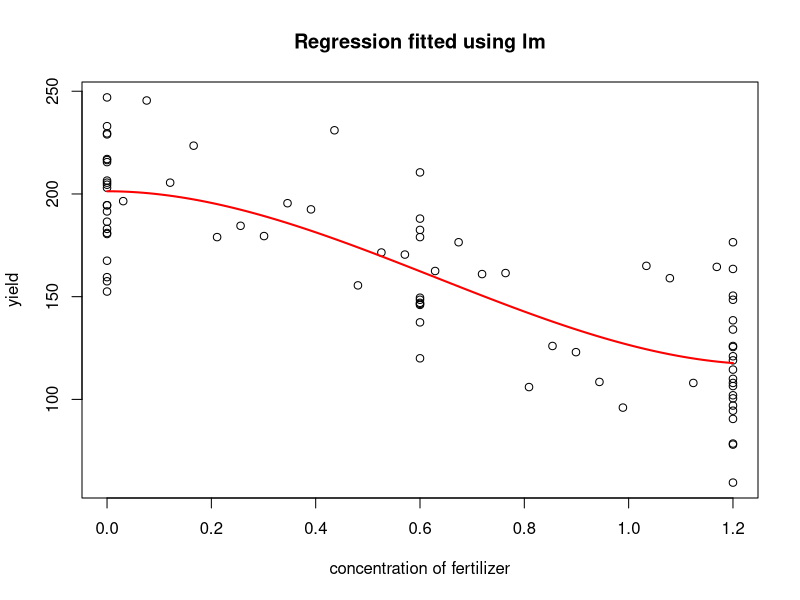
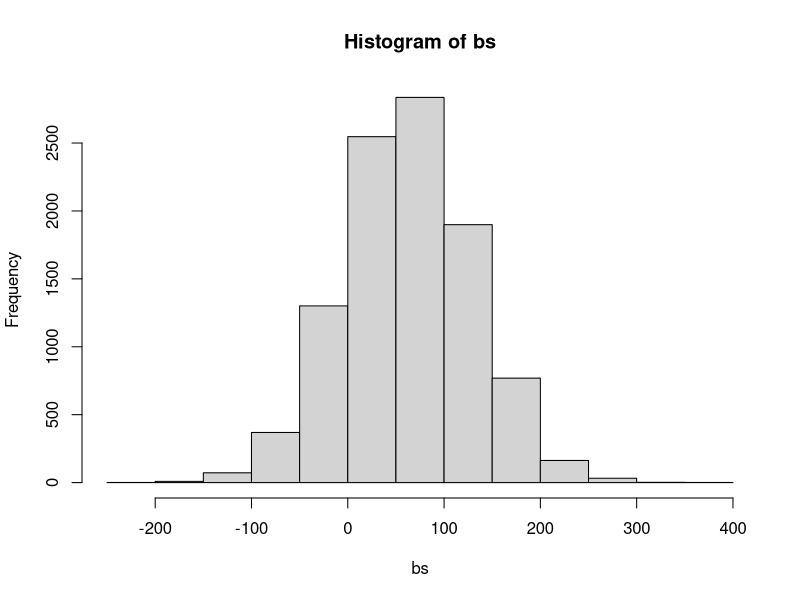

These charts were generated, in order, by the following R code: (Note: this script raises an error after producing the figures.)
# a. 
data <- read.table("lab5/kresseertrag.dat", header=FALSE)

#model <- lm(V3~V2+I(V2^2)+I(V2^3), data=data)
model <- lm(V3~I(V2^2)+I(V2^3), data=data)

summary(model)

# b. 
model$coefficients
confint.lm(model, level=0.95)

plot(data$V2, data$V3, main="Regression fitted using lm", ylab="yield", xlab="concentration of fertilizer")
x <- seq(0,1.2,0.01)
df_x <- data.frame(V2=x)
y <- predict(model, newdata=df_x)
lines(x,y, col="red", lwd=2)

# c. 

# adjusted code from lecture slides

bo <- 10000 
bs <- numeric(length(bo)) 
for (l in 1:bo){
  x  <- data[sample(nrow(data), replace=TRUE), ]
  m <- lm(V3~V2+I(V2^2)+I(V2^3), data=x) 
  bs <- c(bs, m$coefficients[2]) # getting coefficient for beta1
}
hist(bs)
bss <- sort(bs)
ci95 <- c(bss[round(bo*0.025)], bss[round(bo*0.975)])
ci95


# d. 
fert <- function(data, i){
  m <- lm(V3~V2+I(V2^2)+I(V2^3), subset=i,data=data)
  m$coefficients[2]
}

cb <- boot(data, fert, R=10000)

ci_percentile <- boot.ci(cb, type = "perc")
ci_bca <- boot.ci(cb, type = "bca")

ci_percentile
ci_bca


# e.


